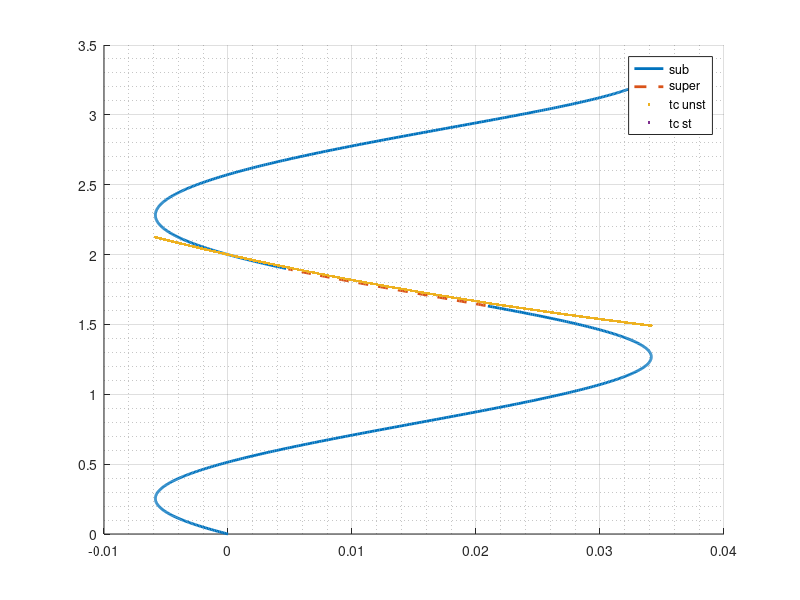

Write the MATLAB code that produced this figure. (Note: this script raises an error after producing the figure.)
clc; clear;
% %%
% lam=-0.1:0.001:0;
% b0=0.3;
% gamma=-10;
% beta=pi/4;
% 
% 
% t1=real((acos((b0*cos(beta)-lam)/(b0))+beta+2*pi)./(1-b0*sin(beta)+sqrt(lam.*(2*b0*cos(beta)-lam)+b0^2*sin(beta)^2))/pi);
% t2=real((acos((b0*cos(beta)-lam)/(b0))+beta+2*pi)./(1-b0*sin(beta)-sqrt(lam.*(2*b0*cos(beta)-lam)+b0^2*sin(beta)^2))/pi);
% t3=real((-acos((b0*cos(beta)-lam)/(b0))+beta+2*pi)./(1-b0*sin(beta)+sqrt(lam.*(2*b0*cos(beta)-lam)+b0^2*sin(beta)^2))/pi);
% t4=real((-acos((b0*cos(beta)-lam)/(b0))+beta+2*pi)./(1-b0*sin(beta)-sqrt(lam.*(2*b0*cos(beta)-lam)+b0^2*sin(beta)^2))/pi);
% 
% phi=0:0.01:20;
% l1=b0*(cos(beta)-cos(beta-phi));
% l2=phi./(1+b0*(sin(beta-phi)-sin(beta)));
% 
% l3=2./(1-gamma*lam);
% %%
% hold on;
% plot(lam,t1)
% plot(lam,t2)
% plot(lam,t3)
% plot(lam,t4)
% grid on; 
% plot(l1,l2/pi)
% plot(lam,l3)
% ylim([0 6])
% % xlim([-0.1 0.1])
%
% figure()
hold on;
grid on; grid minor;

phi=0:0.01:10; beta=pi/4; gamma=-10;%kc;
kc=-1/(2*pi*(gamma*sin(beta)+cos(beta)));
b0=0.02;


l1=b0*(cos(beta)-cos(beta-phi)); %lam
l2=phi./(1+b0*(sin(beta-phi)-sin(beta))); %tau_hopf
l3=pi*2./(1-gamma*l1); %tau_pyr
l4=pi*2./(1+gamma*sqrt((-1+sqrt(1+4*l1))/-2).^2);



crit=1+b0*l2.*(cos(beta-phi)+gamma*sin(beta-phi));
crit2=1+b0*l3.*(cos(beta)+gamma*sin(beta));



plot(l1,l2/pi.*(1./(crit>0)),"LineWidth",2)
plot(l1,l2/pi.*(1./(crit<0)),'--',"LineWidth",2)
plot(l1,l3/pi.*(1./(crit2>0)),".")
plot(l1,l3/pi.*(1./(crit2<0)),'.')

legend("sub","super","tc unst","tc st")

% phi=0:0.01:10; beta=pi/2; gamma=-1;%kc;
% kc=-1/(2*pi*(gamma*sin(beta)+cos(beta)));
% b0=0.3;
% 
% l1=b0*(cos(beta)-cos(beta-phi));
% l2=phi./(1+b0*(sin(beta-phi)-sin(beta)));
% crit=1+b0*l2.*(cos(beta-phi)+gamma*sin(beta-phi));
% 
% l3=2./(1-gamma*l1);
% l4=2./(1+gamma*sqrt((-1+sqrt(1+4*l1))/-2).^2);
% 
% plot(l1,l2/pi.*(1./(crit>0)))
% plot(l1,l2/pi.*(1./(crit<0)),'--')

% plot(l1,l4)



title("K "+num2str(b0)+" beta = "+num2str(beta)+" gamma = "+num2str(gamma))

% phi=0:0.01:20; b0=0.016; beta=pi/4; %kc;
% crit=1+b0*l2.*(cos(beta-phi)+gamma*sin(beta-phi));
% l1=b0*(cos(beta)-cos(beta-phi));
% l2=phi./(1+b0*(sin(beta-phi)-sin(beta)));
% plot(l1,l2/pi.*(1./(crit>0)))
% plot(l1,l2/pi.*(1./(crit<0)),'--')

% phi=0:0.01:20; b0=0.4; beta=pi/4/0.5; %kc;
% crit=1+b0*l2.*(cos(beta-phi)+gamma*sin(beta-phi));
% l1=b0*(cos(beta)-cos(beta-phi));
% l2=phi./(1+b0*(sin(beta-phi)-sin(beta)));
% plot(l1,l2/pi.*(1./(crit>0)))
% plot(l1,l2/pi.*(1./(crit<0)),'--')

% phi=0:0.01:20; b0=0.15;
% l1=b0*(cos(beta)-cos(beta-phi));
% l2=phi./(1+b0*(sin(beta-phi)-sin(beta)));
% plot(l1,l2/pi)


% xlim([-0.1 0.1])